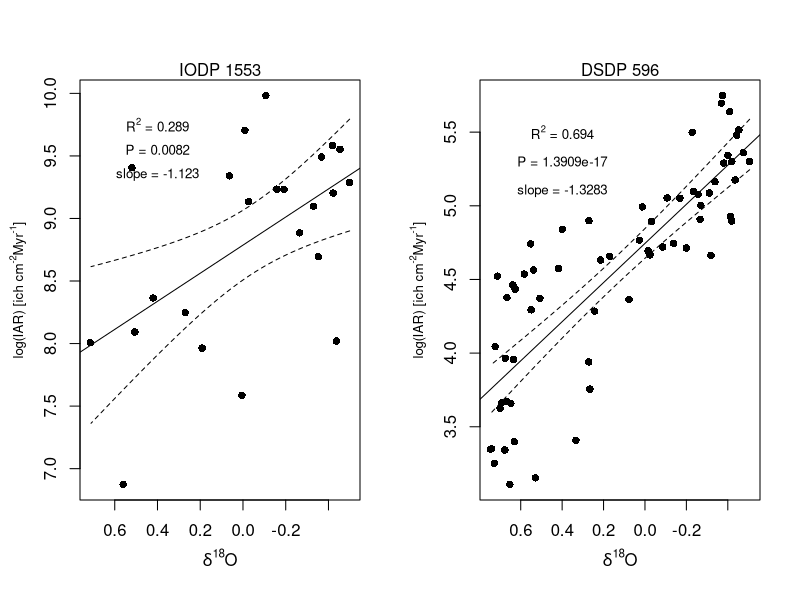

Source code (R): (Note: this script raises an error after producing the figure.)
library(zoo)
library(mgcv)

#set code directory
setwd("/Users/icbissell/Documents/research/Eocene_teeth/final_code/f_scatter")

#set path to Westerhold oxygen data
o_data <- read.csv("data/Westerhold_2020_Oxygen_Carbon_smooth.csv")
#set path to IAR data
iar <- read.csv("data/iar.csv")
#set path to mean length data
mean_length <- read.csv("data/length_means.csv")
#import DSDP 596 IAR data
IAR.596 <- read.csv("data/DSDP_596_Fish_Accumulation_siteid_1_132.csv")
IAR.596 <- IAR.596[(IAR.596$age > min(mean_length$age)) & (IAR.596$age < max(mean_length$age)), ]

#set path to total length data
teeth_total <- read.csv("data/teeth_total.csv")

#prepare temperature and length tests
o_df1 <- data.frame(age = as.numeric(o_data$Age_Ma), d18O = as.numeric(o_data$d18O_loess_smooth))
#o_df1 = o_df1[(o_df1$age >= min(mean_length$age)) & (o_df1$age <= max(mean_length$age)), ]

#compute rolling mean of temperature data
o_roll <- data.frame(rollmean(o_df1, 100))

match_d18O <- c()

for(i in 1:length(iar$age)) {
  ind <- which(abs(o_roll$age-iar$age[i])==min(abs(o_roll$age-iar$age[i])))
  print(ind)
  if (ind == 1) {
    match_d18O[i] <- o_roll$d18O[ind]
  }
  
  else{
  match_d18O[i] <- mean(o_roll$d18O[(ind-2):(ind+2)])
  }
  
}

d18O_IAR <- data.frame(age = iar$age, d18O = match_d18O, IAR = iar$IAR)

match_d18O_596 <- c()
for(i in 1:length(IAR.596$age)) {
  match_d18O_596[i] <- o_roll$d18O[which(abs(o_roll$age-IAR.596$age[i])==min(abs(o_roll$age-IAR.596$age[i])))]
}

d18O_IAR_596 <- data.frame(age = IAR.596$age, d18O = match_d18O_596, IAR = IAR.596$ich_accum)

summary(lm(log(d18O_IAR$IAR) ~ d18O_IAR$d18O))

###################Further test correlation#############################

acf_do <- acf(d18O_IAR$d18O, plot = FALSE)$acf[2]
acf_iar <- acf(d18O_IAR$IAR, plot = FALSE)$acf[2]

set.seed(1234)
num_sim <- 10000
sim_data <- vector("list", length = num_sim)

for (i in 1:num_sim) {
  sim_x <- arima.sim(model = list(order = c(1, 0, 0), ar = acf_do), n = length(d18O_IAR$d18O))
  sim_y <- arima.sim(model = list(order = c(1, 0, 0), ar = acf_iar), n = length(d18O_IAR$IAR))
  sim_data[[i]] <- data.frame(sim_x, sim_y)
}

cor_vec <- matrix(0, nrow = num_sim, ncol = 2)

for (i in 1:num_sim) {
  cor_vec[i, 1] <- cor(sim_data[[i]]$sim_x, sim_data[[i]]$sim_y)
  m.s <- summary(lm(sim_data[[i]]$sim_y ~ sim_data[[i]]$sim_x))
  cor_vec[i, 2] <- m.s$coefficients["sim_data[[i]]$sim_x", "Pr(>|t|)"]
}

lb.1 <- quantile(cor_vec[,1], 0.025)
print(lb.1)
ub.1 <- quantile(cor_vec, 0.975)
print(ub.1)

lb.2 <- quantile(cor_vec[,2], 0.025)
print(lb.2)
ub.2 <- quantile(cor_vec[,2], 0.975)
print(ub.2)

cor(d18O_IAR$d18O, log(d18O_IAR$IAR))
summary(lm(log(d18O_IAR$IAR) ~ d18O_IAR$d18O))

########################################################################

par(mfrow = c(1, 2))
par(mar = c(5, 4, 4, 2)) 
model <-lm(log(IAR)~d18O, d18O_IAR)
newx <- seq(min(d18O_IAR$d18O), max(d18O_IAR$d18O), by = 0.01)
new_data <- data.frame(d18O = newx)
pred <- predict(model, newdata = new_data, se.fit = TRUE)

y_pred <- pred$fit
se <- pred$se.fit
ci <- 1.96 * se  # Assuming a normal distribution, 1.96 corresponds to a 95% confidence level
lower <- y_pred - ci
upper <- y_pred + ci
cf1 <- coef(model)
slope.1 <- round(cf1[2], 3)
axis.scale <- 0.8

plot(log(d18O_IAR$IAR)~d18O_IAR$d18O, xlim = rev(range(d18O_IAR$d18O)),
     pch = 16, xlab = '', ylab = '')
lines(newx, lower, lty = 2)
lines(newx, upper, lty = 2)
abline(model)
mtext(text = expression(paste(delta, ''^'18', 'O')), side = 1, line = 2.5, cex = 1.0)
mtext(text = expression(paste('log(IAR) [ich cm'^'-2','Myr'^'-1', ']')), side = 2, line = 2.5, cex = axis.scale)
mtext(text = "IODP 1553", cex = 1)
r2 <- round(summary(model)$r.squared, 4)
pval <- summary(model)$coefficients[, "Pr(>|t|)"]
pval <- round(pval[2], 4)
text(0.4, 9.75, bquote(paste('R'^'2',' = ', .(r2))), cex = 0.8)
text(0.4, 9.55, bquote(paste('P = ', .(pval))), cex = 0.8)
text(0.4, 9.35, bquote(paste('slope = ', .(slope.1))), cex = 0.8)

#create model for 596
model.2 <-lm(log(IAR)~d18O, data = d18O_IAR_596)
newx.2 <- seq(min(d18O_IAR_596$d18O), max(d18O_IAR_596$d18O), by = 0.01)
newer_data <- data.frame(d18O = newx.2)
pred.2 <- predict(model.2, newdata = newer_data, se.fit = TRUE)

y_pred <- pred.2$fit
se <- pred.2$se.fit
ci <- 1.96 * se  # Assuming a normal distribution, 1.96 corresponds to a 95% confidence level
lower <- y_pred - ci
upper <- y_pred + ci
cf2 <- coef(model.2)
slope.2 <- round(cf2[2], 4)

plot(log(d18O_IAR_596$IAR) ~ d18O_IAR_596$d18O, xlim = rev(range(d18O_IAR_596$d18O)), 
     pch = 16, xlab = '', ylab = '')
lines(newx.2, lower, lty = 2)
lines(newx.2, upper, lty = 2)
abline(model.2)
mtext(text = expression(paste(delta, ''^'18', 'O')), side = 1, line = 2.5, cex = 1.0)
mtext(text = expression(paste('log(IAR) [ich cm'^'-2','Myr'^'-1', ']')), side = 2, line = 2.5, cex = axis.scale)
mtext(text = "DSDP 596", cex = 1)
r2 <- round(summary(model.2)$r.squared, 3)
pval <- summary(model.2)$coefficients[, "Pr(>|t|)"]
pval <- round(pval[2], 22)
text(0.4, 5.5, bquote(paste('R'^'2',' = ', .(r2))), cex = 0.8)
text(0.4, 5.3, bquote(paste('P = ', .(pval))), cex = 0.8)
text(0.4, 5.1, bquote(paste('slope = ', .(slope.2))), cex = 0.8)


############################################

#calculate factor to scale
scale.vec <- data.frame(Age = unique(teeth_total$Age))
scale.vec$fac <- 0
for (i in 1:length(scale.vec$Age)) {
  sub.t <- subset(teeth_total, Age == scale.vec$Age[i])
  scale.vec$fac[i] <- sum(pmin(sub.t$Height, sub.t$Width) > 150) / length(sub.t$length)
}


#rescale 596 to match 1553
scale.vec <- scale.vec[order(scale.vec$Age), ]
d18O_IAR_596 <- d18O_IAR_596[order(d18O_IAR_596$age), ]
scale.596 <- data.frame(Age = d18O_IAR_596$age, scale.iar = d18O_IAR_596$IAR, d18O = d18O_IAR_596$d18O)
for(i in 1:length(scale.596$Age)) {
  scale.596$scale.iar[i] <- (
    scale.596$scale.iar[i] / 
    scale.vec$fac[which(abs(scale.vec$Age-scale.596$Age[i])==min(abs(scale.vec$Age-scale.596$Age[i])))]
  )
}


#replot with scale
par(mfrow = c(1, 2))
par(mar = c(5, 4, 4, 2))
model <-lm(log(IAR)~d18O, d18O_IAR)
newx <- seq(min(d18O_IAR$d18O), max(d18O_IAR$d18O), by = 0.01)
new_data <- data.frame(d18O = newx)
pred <- predict(model, newdata = new_data, se.fit = TRUE)

y_pred <- pred$fit
se <- pred$se.fit
ci <- 1.96 * se  # Assuming a normal distribution, 1.96 corresponds to a 95% confidence level
lower <- y_pred - ci
upper <- y_pred + ci
cf1 <- coef(model)
slope.1 <- round(cf1[2], 3)
axis.scale <- 0.8

plot(log(d18O_IAR$IAR)~d18O_IAR$d18O, xlim = rev(range(d18O_IAR$d18O)),
     pch = 16, xlab = '', ylab = '')
lines(newx, lower, lty = 2)
lines(newx, upper, lty = 2)
abline(model)
mtext(text = expression(paste(delta, ''^'18', 'O')), side = 1, line = 2.5, cex = 1.0)
mtext(text = expression(paste('log(IAR) [ich cm'^'-2','Myr'^'-1', ']')), side = 2, line = 2.5, cex = axis.scale)
mtext(text = "IODP 1553", cex = 1)
r2 <- round(summary(model)$r.squared, 4)
pval <- summary(model)$coefficients[, "Pr(>|t|)"]
pval <- round(pval[2], 4)
text(0.4, 9.75, bquote(paste('R'^'2',' = ', .(r2))), cex = 0.8)
text(0.4, 9.55, bquote(paste('P = ', .(pval))), cex = 0.8)
text(0.4, 9.35, bquote(paste('slope = ', .(slope.1))), cex = 0.8)


#create model for 596
model.2 <-lm(log(scale.iar)~d18O, data = scale.596)
newx.2 <- seq(min(scale.596$d18O), max(scale.596$d18O), by = 0.01)
newer_data <- data.frame(d18O = newx.2)
pred.2 <- predict(model.2, newdata = newer_data, se.fit = TRUE)

y_pred <- pred.2$fit
se <- pred.2$se.fit
ci <- 1.96 * se  # Assuming a normal distribution, 1.96 corresponds to a 95% confidence level
lower <- y_pred - ci
upper <- y_pred + ci
cf2 <- coef(model.2)
slope.2 <- cf2[2]

plot(log(scale.596$scale.iar) ~ scale.596$d18O, xlim = rev(range(scale.596$d18O)),
     pch = 16, xlab = '', ylab = '')
lines(newx.2, lower, lty = 2)
lines(newx.2, upper, lty = 2)
abline(model.2)
mtext(text = expression(paste(delta, ''^'18', 'O')), side = 1, line = 2.5, cex = 1.0)
mtext(text = expression(paste('log(IAR) [ich cm'^'-2','Myr'^'-1', ']')), side = 2, line = 2.5, cex = axis.scale)
mtext(text = "DSDP 596", cex = 1)
r2 <- round(summary(model.2)$r.squared, 3)
pval <- summary(model.2)$coefficients[, "Pr(>|t|)"]
pval <- pval[2]
text(0.4, 9.75, bquote(paste('R'^'2',' = ', .(r2))), cex = 0.8)
text(0.4, 9.55, bquote(paste('P = ', .(pval))), cex = 0.8)
text(0.4, 9.35, bquote(paste('slope = ', .(slope.2))), cex = 0.8)
